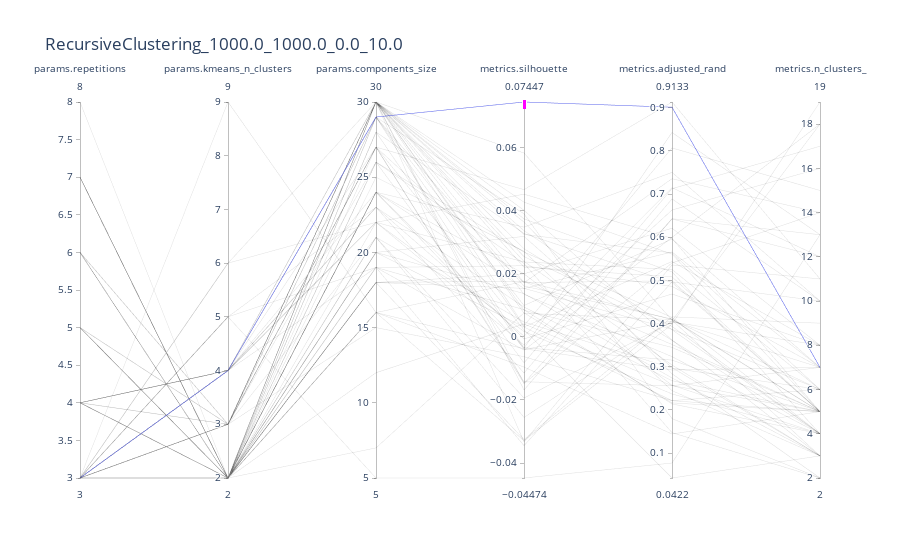

Notebook cell for this chart:
### Code cell
parent_run_id = '908bb1e1d08543f3b44bdcd87e325e37'
parent_run = parent_runs.loc[parent_runs['tags.parent_run_id']==parent_run_id]
model_name = parent_run['params.model_nickname'].values[0]
n_samples = parent_run['params.n_samples'].values[0]
n_informative = parent_run['params.n_informative'].values[0]
n_random = parent_run['params.n_random'].values[0]
class_sep = parent_run['params.class_sep'].values[0]
fig_title = f'{model_name}_{n_samples}_{n_informative}_{n_random}_{class_sep}'
df = runs.loc[runs['tags.parent_run_id']==parent_run_id]
df = df.loc[df['metrics.n_clusters_'] < 20]
fig = px.parallel_coordinates(df, dimensions=dimensions_dict[model_name], width=None, height=500, title=fig_title)
fig.show()

### Figure 1 — Plotly figure (JSON) as saved in the notebook; plotly's stock layout.template omitted (floating-point values rounded to 4 significant figures)
{"data": [{"dimensions": [{"label": "params.repetitions", "values": [3, 7, 4, 3, 3, 4, 3, 3, 3, 3, 3, 5, 4, 3, 4, 3, 3, 3, 4, 4, 3, 3, 3, 3, 3, 4, 3, 4, 3, 3, 6, 7, 8, 7, 3, 4, 3, 3, 3, 3, 3, 3, 3, 3, 5, 4, 5, 4, 4, 3, 5, 3, 5, 4, 5, 6, 6, 6, 5, 3, 6, 4, 3, 5, 4, 4, 7, 4, 5, 5]}, {"label": "params.kmeans_n_clusters", "values": [2, 2, 2, 4, 2, 2, 2, 2, 3, 2, 3, 2, 3, 2, 3, 3, 3, 5, 2, 2, 2, 2, 2, 2, 2, 2, 2, 4, 6, 4, 3, 2, 2, 2, 5, 4, 3, 4, 4, 4, 5, 4, 6, 4, 2, 2, 2, 4, 2, 2, 2, 3, 3, 2, 2, 2, 2, 2, 3, 9, 3, 2, 2, 2, 2, 4, 2, 2, 2, 2]}, {"label": "params.components_size", "values": [25, 28, 30, 30, 30, 30, 30, 30, 30, 30, 30, 30, 29, 26, 30, 29, 30, 5, 29, 30, 26, 30, 28, 29, 30, 27, 30, 23, 30, 30, 26, 24, 24, 24, 19, 29, 27, 29, 24, 23, 23, 22, 22, 22, 20, 19, 16, 19, 20, 16, 24, 15, 21, 18, 18, 12, 21, 30, 27, 16, 27, 16, 22, 21, 7, 27, 18, 18, 19, 20]}, {"constraintrange": [0.0723, 0.09238], "label": "metrics.silhouette", "values": [0.02711, -0.004009, 0.04271, -0.01682, 0.02393, 0.008433, 0.02795, 0.03637, 0.02213, 0.0135, 0.03249, 0.007494, 0.003132, 0.02328, -0.03326, 0.00995, 0.0374, -0.04474, 0.01612, 0.03368, 0.0269, 0.02545, 0.03279, 0.03901, 0.05829, 0.002234, 0.04013, 0.000229, 0.003548, 0.01723, -0.008223, 0.01534, -0.0006382, 0.0348, -0.004205, -0.003592, -0.01423, 0.07447, 0.01999, 0.009437, -0.01145, 0.02375, -0.002602, 0.04525, 0.01372, 0.008619, -0.003748, -0.03448, 0.003118, -0.009565, -0.003415, -0.006277, -0.02552, 0.01767, 0.01539, 0.004118, 0.004728, -0.01467, 0.01717, -0.03291, 0.04669, 0.01756, 0.001736, -0.01937, 0.007636, -0.01476, -0.03256, 0.01997, 0.02257, 0.03186]}, {"label": "metrics.adjusted_rand", "values": [0.2446, 0.4059, 0.5609, 0.6429, 0.3039, 0.3447, 0.3611, 0.2836, 0.5083, 0.3234, 0.5637, 0.4091, 0.5438, 0.1472, 0.5357, 0.5958, 0.5198, 0.07687, 0.4106, 0.3859, 0.4142, 0.3934, 0.4952, 0.1796, 0.4079, 0.0422, 0.3619, 0.7149, 0.8069, 0.499, 0.7125, 0.5658, 0.4685, 0.7502, 0.5997, 0.8427, 0.2559, 0.9013, 0.6209, 0.2676, 0.6887, 0.5253, 0.6631, 0.5974, 0.274, 0.2139, 0.2924, 0.4965, 0.2214, 0.1441, 0.3153, 0.2214, 0.4064, 0.4092, 0.3867, 0.2562, 0.2968, 0.6423, 0.7355, 0.3984, 0.9133, 0.3515, 0.2369, 0.4036, 0.2162, 0.5404, 0.4155, 0.2571, 0.4861, 0.2979]}, {"label": "metrics.n_clusters_", "values": [3, 7, 5, 13, 3, 5, 4, 2, 5, 4, 6, 6, 8, 2, 11, 7, 4, 13, 5, 4, 4, 4, 5, 2, 3, 3, 3, 12, 15, 5, 17, 7, 8, 10, 18, 13, 7, 7, 8, 5, 10, 6, 16, 5, 3, 4, 7, 10, 5, 5, 5, 6, 18, 5, 6, 5, 6, 12, 14, 19, 11, 5, 4, 8, 5, 14, 9, 4, 7, 3]}], "domain": {"x": [0, 1], "y": [0, 1]}, "name": "", "type": "parcoords"}], "layout": {"autosize": true, "legend": {"tracegroupgap": 0}, "title": {"text": "RecursiveClustering_1000.0_1000.0_0.0_10.0"}}}
